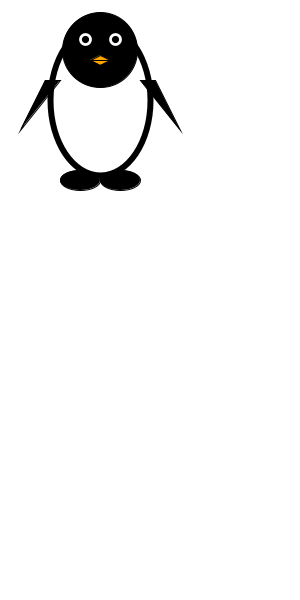
Frame 1 (no input)
Frame 60 (the mouse pressed at the canvas centre just before this capture): identical to frame 1, image omitted
Frame 120 (the mouse held since frame 60 and released just before this capture): identical to frame 1, image omitted

The Processing sketch that drew this single still picture (run headless with seeded random() and noise(); from frame 60 on, the mouse is pressed at the canvas centre):

// Processing sketch: stu2
// ── stu2.pde
float x,y,d;
int c;
void setup(){
  size(300,600);
  x = y = 100;    d = 100;
  c = 5;
}
void draw(){
  background(0,255,255);
  penguin(x,y,d,c);
}
void mouseClicked(){
  x = mouseX;    y = mouseY;
}
void mouseWheel(MouseEvent ee){
  float e = ee.getCount();
  if(e>0) d *= 1.1;
  else if(e<0) d *= 0.9;
}
void keyPressed(){
  if(key == 'a') x -= 5;
  else if(key == 'd') x += 5;
  else if(key == 'w') y -= 5;
  else if(key == 's') y += 5;
  else if(key == 'r') c = 1;
  else if(key == 'g') c = 0;
  
  
}

void penguin(float x, float y, float d, float c){
  background(255); // 흰색 배경
   // 펭귄 몸통
  stroke(0);
  strokeWeight(d*0.06);
  fill(255); // white
  ellipse(x, y, d, d * 1.5); // 몸통
  strokeWeight(1);
   
  // 펭귄 머리
 if (c==1) fill(255,0,0); // 검은색
 else if (c==0) fill(0,255,0);
 else fill(0);
  ellipse(x, y - d * 0.5, d * 0.75, d * 0.75); // 머리
  
  // 눈
  stroke(255);
  strokeWeight(d*0.0275);
  fill(0); // blk
  ellipse(x - d * 0.15, y - d * 0.6, d * 0.1, d * 0.1); // 왼쪽 눈
  ellipse(x + d * 0.15, y - d * 0.6, d * 0.1, d * 0.1); // 오른쪽 눈
  strokeWeight(1);
  
  // 부리
  fill(255, 165, 0); // 주황색
  stroke(0);
  beginShape();
  vertex(x - d * 0.1, y - d * 0.4);
  vertex(x, y - d * 0.35);
  vertex(x + d * 0.1, y - d * 0.4); 
  vertex(x, y - d * 0.45); 
  vertex(x - d * 0.1, y - d * 0.4);
  vertex(x + d * 0.1, y - d * 0.4); 
  endShape(CLOSE);
  
  // 왼쪽 팔 (사선)
  fill(0); // 검은색
  beginShape();
  vertex(x - d * 0.4, y - d * 0.2); // 팔 시작점
  vertex(x - d * 0.8, y + d * 0.3); // 팔 끝점
  vertex(x - d * 0.55, y - d * 0.2); // 팔 끝점
  endShape(CLOSE);
  
  // 오른쪽 팔 (사선)
  fill(0); // 검은색
  beginShape();
  vertex(x + d * 0.4, y - d * 0.2); // 팔 시작점
  vertex(x + d * 0.8, y + d * 0.3); // 팔 끝점
  vertex(x + d * 0.55, y - d * 0.2); // 팔 끝점
  endShape(CLOSE);
  
  // 발
  fill(0); // 검은색
  ellipse(x - d * 0.2, y + d * 0.8, d * 0.4, d * 0.2); // 왼쪽 발
  ellipse(x + d * 0.2, y + d * 0.8, d * 0.4, d * 0.2); // 오른쪽 발
  
  
  

}
